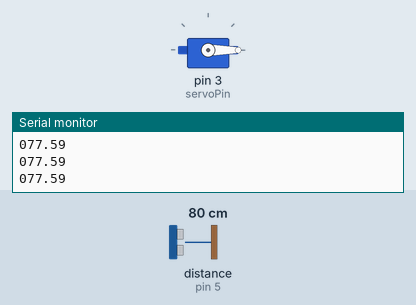
This program was run on a simulated Arduino Nano, built with avr-gcc and run on an emulated ATmega328P. Parts: servo, the last lines printed to the serial monitor. Wiring (inferred from the names in the program): ultrasonic range finder: trigger pin 4; echo pin 5. The inputs (shaded band) are chosen by the test bench; at power-on: distance to the obstacle (sensor on pin 5) 80 cm. The echo pulse lasts 58.3 µs per cm.

Above: at 1.2 s.
1.3 s: distance to the obstacle (sensor on pin 5) set to 12 cm
2.8 s: distance to the obstacle (sensor on pin 5) set to 9 cm
At 3.2 s:
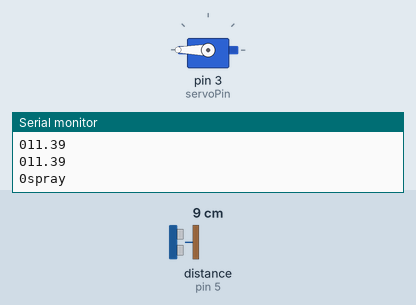
5.8 s: distance to the obstacle (sensor on pin 5) set to 4 cm
7.7 s: distance to the obstacle (sensor on pin 5) set to 2 cm
At 8.3 s:
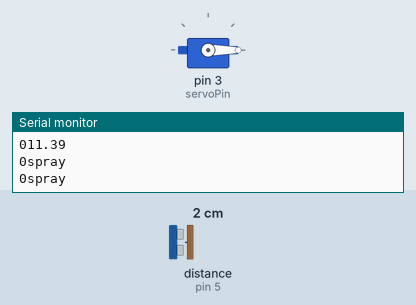
Timing chart, 0 to 10.2 s (numbered marks = the images above; inputs shaded):
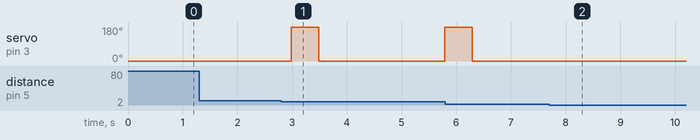

Measured:
- the behaviour switches between 11 and 10 cm on distance to the obstacle (sensor on pin 5) (found by bisection; images 0 and 1)
- the behaviour switches between 3 and 2 cm on distance to the obstacle (sensor on pin 5) (found by bisection; images 1 and 2)
- after the input at 2.8 s, servo on pin 3 (servoPin): 0° → 180° after 0.18 s, → 0° 0.50 s later, → 180° 2.3 s later
- after the input at 7.7 s, servo on pin 3 (servoPin): stays 0° (without the input it goes to 180° after 0.90 s)

The program:

main.cpp
```cpp
#include <Arduino.h>
#include <Servo.h>
Servo servo;
#define trigger 4
#define echo 5
#define servoPin 3
float frame[10];
int len = (sizeof(frame) / sizeof(float));
float avgDistance;

void spray()
{
  Serial.println("spray");
  servo.write(180);
  delay(500);
  servo.write(0);
}

void refreshFrame(float newFrame)
{
  for (int i = 1; i < len; i++)
  {
    frame[i - 1] = frame[i];
  }
  frame[len - 1] = newFrame;
}

float meanFrame()
{
  float avg = 0;
  for (int i = 0; i < len; i++)
    avg += frame[i];
  return (avg / (float)len);
}

float measure()
{
  digitalWrite(trigger, LOW);
  delayMicroseconds(2);
  digitalWrite(trigger, HIGH);
  delayMicroseconds(10);
  digitalWrite(trigger, LOW);
  float time = pulseIn(echo, HIGH);
  float velocity = 334;
  float distance = ((time / 2) * velocity) * 0.0001; // conversion to cm
  return distance;
}

float meanSimple()
{
  float data = 0;
  for (int i = 0; i < len; i++)
  {
    data += measure();
  }
  return (data / len);
}

void checkForDistance()
{
  if (avgDistance >= 2 && avgDistance <= 400)
  {
    if (avgDistance < 10)
    {
      spray();
      delay(2000);
    }
    else
      Serial.println(avgDistance);
  }
  else
  {
    //Serial.println("Out of range");
    Serial.println(avgDistance);
  }
}

void printFrame()
{
  for (int i = 0; i < len; i++)
    Serial.print((String)frame[i] + " ");
  Serial.print("\n");
}

void setup()
{
  Serial.begin(9600);
  pinMode(trigger, OUTPUT);
  pinMode(echo, INPUT);
  servo.attach(servoPin);
  servo.write(0);
  //for (int i = 0; i < len; i++)
  //  refreshFrame(measure());
}

void loop()
{
  //refreshFrame(measure());
  //avgDistance = meanFrame();
  avgDistance = meanSimple();
  checkForDistance();
  delay(300);
  Serial.print(servo.read());
}
```
